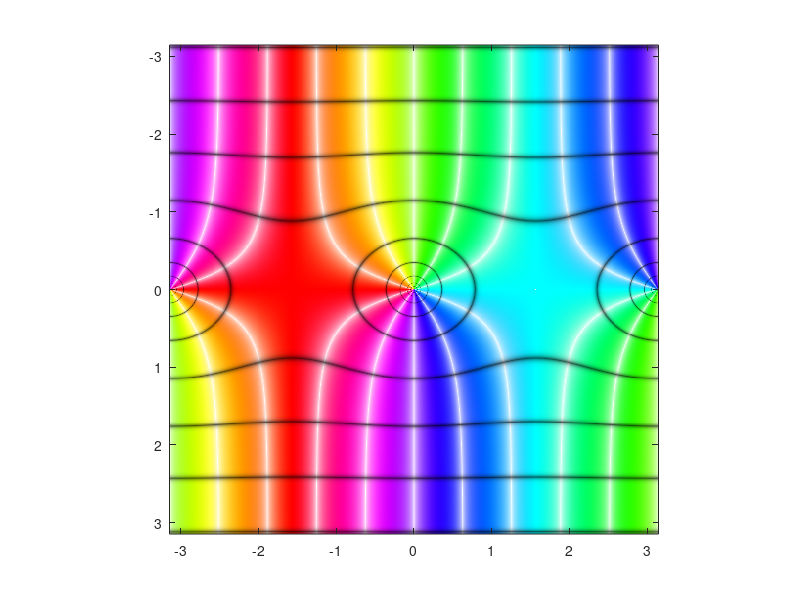

Recreate this plot in MATLAB.
function img=zvisual3(func)
%zvisual3('func')
%visualization of complex function (domain coloring)
%hue is the angle of complex function
%sat is the white line which occurs after every 36 degree 
%    change in angle
%val is the black circles 
%sat and val are scaled so that their value comes in range
%of 0 to 1 
%
%usage
%
%   zvisual3  
%   calling zvisual3 without any argument draw sin(z)
%
%   zvisual3('sin(z)')
%   plots sin(z) from -pi to pi in x-axis  and -pi to pi in y-axis
%   
%   zvisual3('func')
%   'func' can be any function  
%   example: zvisual3('log(z)') , zvisual3( 'cot(z)')
%            zvisual3('z.^2 - 1./z') , zvisual3('z.^3-cos(z)')........
%   always use ./ .* .^ operators when passing 'func'
%   any function is drawn from -pi to pi on x-axis  and -pi to pi on y-axis  
%
%   to save image call function as 
%   img=zvisual3('log(z)');
%   imwrite(img,'domaincolor.png','png');
%   
	

if nargin==0
   func='sin(z)'; 
end
    
X  = linspace(-pi,pi,500);
Y  = linspace(-pi,pi,500);
lenx  = length(X);
leny  = length(Y);
Z     = zeros(length(X),length(Y));
colors= zeros(length(X),length(Y),3);
ColorMset = zeros(lenx,leny,3);
colors_uint8   = zeros(lenx,leny,3,'uint8');
for n = 1:lenx        
    Z(n,:)= Y(:)+i*X(n);
end

Z=feval(inline(func),Z);


abs_z= abs(Z);
R=log(abs_z)/(2*log(2));

hue = angle(Z)/(2*pi);
hue = -min(min(hue))+hue;

sat =mod(abs(cos(10*pi*hue)).^0.5,1);

val = mod(abs(cos(2*pi*R)),1);
val = 1 -(1-val).^9; 
val = 0.35 +val *0.65;


ColorMset(:,:,1) = hue;
ColorMset(:,:,2) = sat;
ColorMset(:,:,3) = val;

h_wait=waitbar(0,'Please  wait...');
for mm=1:lenx            
    for nn=1:leny        
           a  = ColorMset(mm,nn,1);
           s=ColorMset(mm,nn,2);
           v=ColorMset(mm,nn,3);
           zo = floor(6*a); 
           rough = (zo); 
           f = a*6 - zo;
           p = v*(1-s);
           q = v*(1-s*f);
           t = v*(1-s*(1-f));
 
           switch (rough)    
          case 0 
                r=v; g=t; b=p;
          case 1 
                r=q; g=v; b=p;
          case 2 
                r=p; g=v; b=t;
          case 3 
                r=p; g=q; b=v;
          case 4 
                r=t; g=p; b=v;
          case 5 
                r=v; g=p; b=q;
          end             
                 
        
      co = (256*r); 
      if(co>255)          
         co = 255; 
      end                 
      colors(mm,nn,1) = co;
      co = (256*g); 
      if(co>255)          
          co = 255; 
      end                 
      colors(mm,nn,2) = co;
      co = (256*b); 
      if(co>255)          
         co = 255; 
      end                 
      colors(mm,nn,3) = co;

      end            
    waitbar(mm/lenx,h_wait);
end               
close(h_wait);

colors_uint8=uint8(colors);
image(X,Y,uint8(colors))
axis square
if nargout==1
    img=colors_uint8;
end

%function end
